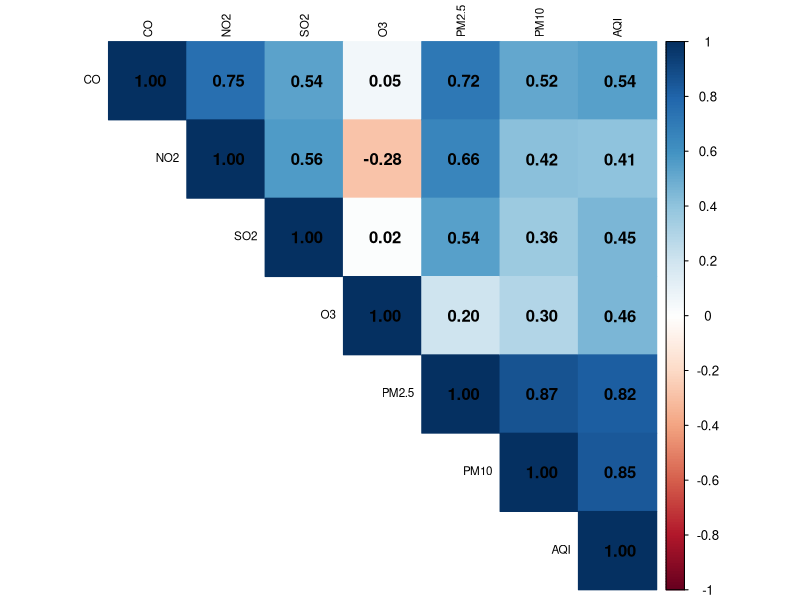
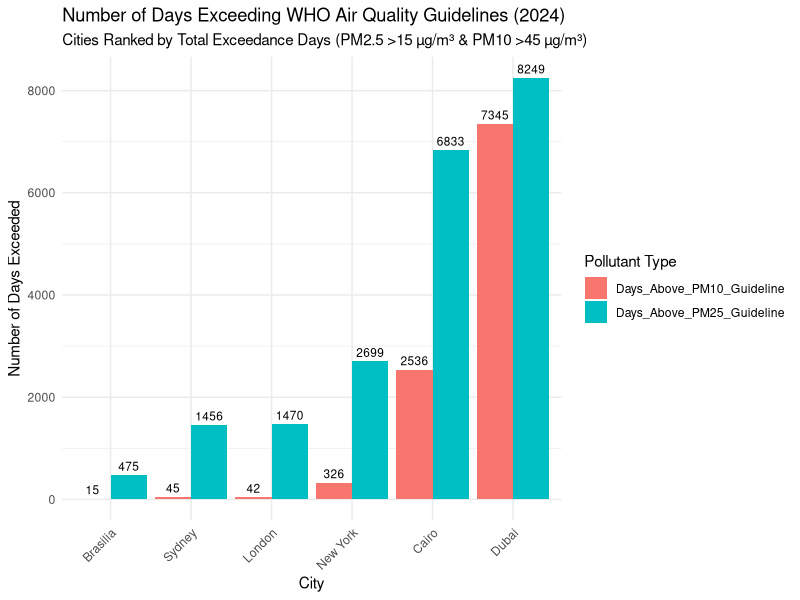
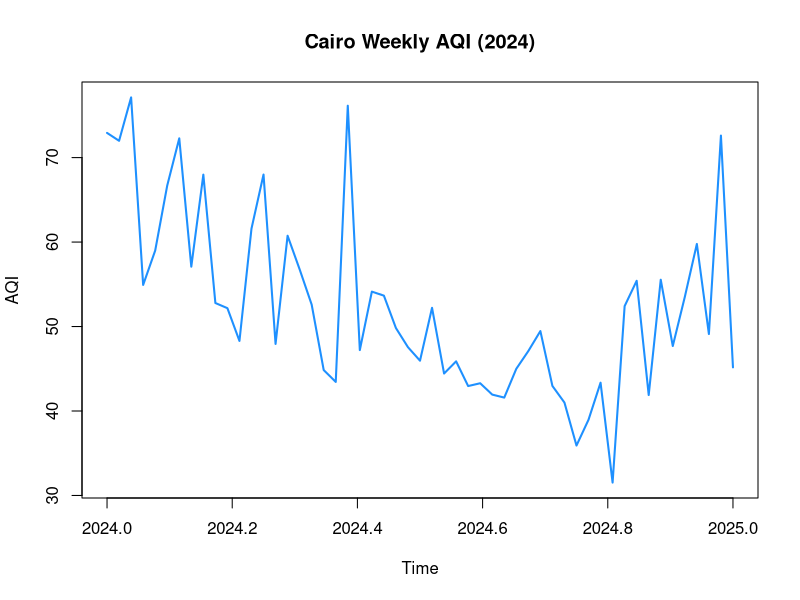
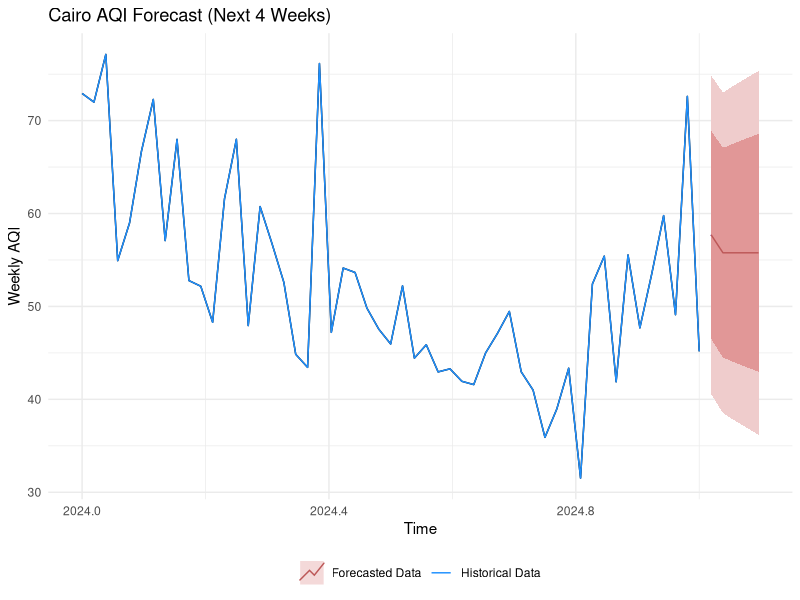

These figures' R source, in order:
# -----------PHASE ONE-----------
#install required packages
install.packages("readr")
install.packages("dplyr")
install.packages("ggplot2")
install.packages("lubridate")
install.packages("corrplot")
install.packages("forecast")
# load library()
library("readr")
library("dplyr")
library("ggplot2")
library("dplyr")
library(tidyr)
library(ggplot2)
library(forecast)
#setting working directory
setwd("/home/setup/Desktop/Sta-334-Project")
# load the air quality data set
df_aqi <- read_csv("Air_Quality.csv")

# Display the first few rows of the data frame
head(df_aqi)
#getting info about the data
glimpse(df_aqi)

# Statistical summary for numeric columns
summary(df_aqi)
#---------PHASE TWO --------------------
# ---    A -cleaning the Datas 
#    ---- 80% of Co2 data is missing we can exclude it from our main correlation analysis
#---- The Date column is currently a character string. 
#For any time-series analysis, R needs to recognize it as a date object. 
#We can use the ymd_hms() function from the lubridate 
#load the lubridate library
library("lubridate")
# Converting the Date column to a proper date-time object
df_aqi <- df_aqi %>%
  mutate(Date = ymd_hms(Date))

#as we got errors in converting some dates to proper date object 
#we cleaned the rows rows as part of data cleaning by filtering by if is not [NA]
df_aqi_clean <- df_aqi %>%
  filter(!is.na(Date))

# Check the number of rows to confirm the cleaning worked
print("The number of rows after cleaning:")
print(nrow(df_aqi_clean))

#also lets remove c02 as part of our data cleaning as it has almost 45,000 NA values
#i.e 80% of the values are missing by excluding with - sign
df_final <- df_aqi_clean %>%
  select(-CO2)
# Checking the column names to confirm it was removed
print("The columns in the final data frame are:")
print(names(df_final))
print(nrow(df_final))

# --------------  PHASE3 (DATA ANALYSIS) -------------
# =========   (ONE) Pollutant Correlation Analysis ===========
# Our goal here is to identify which pollutants have the strongest relationship with the Air Quality Index (AQI).
# We'll do this by creating a Correlation matrix and then visualizing it with a correlation heatmap
# corrplot package is required and loaded
library("corrplot")
# (A): we  Select the numeric columns for the analysis
# by  selecting  all columns except 'Date' and 'City'
df_numeric <- df_final %>%
  select(-Date, -City)

# (B):Compute the correlation matrix for the prepared data
correlation_matrix <- cor(df_numeric)
# (C): # Plotting the correlation heatmap
corrplot(correlation_matrix, method = "color", type = "upper",
         addCoef.col = "black", # Add correlation coefficients
         tl.cex = 0.7, # Font size for labels
         tl.col = "black")

#============ (TWO) Health Impact Analysis ========
#Our task is to find out how many days each city exceeded these healthy thresholds during 2024.
#We will then visualize this to make a  statement in presentation.
# (A): we calculate the Days Exceeding WHO Guidelines per City
# with dplyr we can group the data by City and count the number of daily measurements 
#that are above the WHO guidelines for both PM2.5 and PM10

# Calculate the number of days each city exceeded the WHO PM2.5 guideline
# ------------------ According to WHO 
# PM2.5(fine dust ,most dangerous) : harmful when concentration is greater than [15μg/m³],
# PM10(Coarse Dust): Harmful when concentration is greater than [45μg/m³] 
#----------------------
pm25_exceedance <- df_final %>%
  group_by(City) %>%
  summarise(
    Days_Above_PM25_Guideline = sum(PM2.5 > 15, na.rm = TRUE)
  )

# Calculate the number of days each city exceeded the WHO PM10 guideline
pm10_exceedance <- df_final %>%
  group_by(City) %>%
  summarise(
    Days_Above_PM10_Guideline = sum(PM10 > 45, na.rm = TRUE)
  )

# Print the results
print("Days each city exceeded the WHO PM2.5 guideline:")
print(pm25_exceedance)

print("Days each city exceeded the WHO PM10 guideline:")
print(pm10_exceedance)


# Plotting the values in a a Bar chart for easier visualization & disparity between the cities
# Combine the two data frames for easier plotting
combined_exceedance <- left_join(pm25_exceedance, pm10_exceedance, by = "City")

# Reshaping  the data for a better bar chart layout
plot_data <- combined_exceedance %>%
  pivot_longer(
    cols = c("Days_Above_PM25_Guideline", "Days_Above_PM10_Guideline"),
    names_to = "Pollutant",
    values_to = "Days_Exceeded"
  )

# Create the bar chart with reordered cities
ggplot(plot_data, aes(x = reorder(City, Days_Exceeded), y = Days_Exceeded, fill = Pollutant)) +
  geom_bar(stat = "identity", position = "dodge") +
  geom_text(aes(label = Days_Exceeded), position = position_dodge(width = 0.9), vjust = -0.5, size = 3) +
  labs(
    title = "Number of Days Exceeding WHO Air Quality Guidelines (2024)",
    subtitle = "Cities Ranked by Total Exceedance Days (PM2.5 >15 µg/m³ & PM10 >45 µg/m³)",
    x = "City",
    y = "Number of Days Exceeded",
    fill = "Pollutant Type"
  ) +
  theme_minimal() +
  theme(axis.text.x = element_text(angle = 45, hjust = 1))

# ------------(THREE) Time-Series Forecasting for Cairo -----------
# Let's use Cairo, as its high number of exceedance days will 
# likely show some interesting trends.
#  we need to filter our data for Cairo and then combine  it to a weekly level. 
# Making the time series easier to model, forecast library will be used

# Filtering the data to get only Cairo's records
cairo_data <- df_final %>%
  filter(City == "Cairo")

# combine the data to a weekly average for a cleaner time series 
#i.e hours from jan [1-7] becomes week 
cairo_ts_data <- cairo_data %>%
  mutate(Week = floor_date(Date, "week")) %>%
  group_by(Week) %>%
  summarise(
    AQI_Weekly = mean(AQI, na.rm = TRUE)
  )

# converting dataframe into a time series object using ts(startdate, frequency)
cairo_ts <- ts(cairo_ts_data$AQI_Weekly, start = c(2024, 1), frequency = 52)

# Plot the time series to visualize the trend
plot(cairo_ts, main = "Cairo Weekly AQI (2024)", xlab = "Time", ylab = "AQI",col = "dodgerblue" ,lwd=2)

# using auto.arima() function to select the best arima model for the forecast
# Fitting an ARIMA model to the time series data
fit <- auto.arima(cairo_ts)

# Print the model summary to see the chosen parameters
print(summary(fit))
# We can Forecast the next 4 weeks of AQI(Air quality Index for Cairo City)
forecast_results <- forecast(fit, h = 5)


# Plot the forecast using autoplot, which uses ggplot2
# We will use this to set up the plot
autoplot(forecast_results, main = "Cairo AQI Forecast (Next 4 Weeks)",
         xlab = "Time", ylab = "Weekly AQI") +
  # Using autolayer to add the historical data
  autolayer(cairo_ts, series = "Historical Data") +
  # Using autolayer to add the forecast with its confidence intervals
  autolayer(forecast_results, series = "Forecasted Data", PI = TRUE) +
  scale_color_manual(values = c("Historical Data" = "dodgerblue", "Forecasted Data" = "firebrick")) +
  theme_minimal() +
  theme(legend.position = "bottom", legend.title = element_blank())
